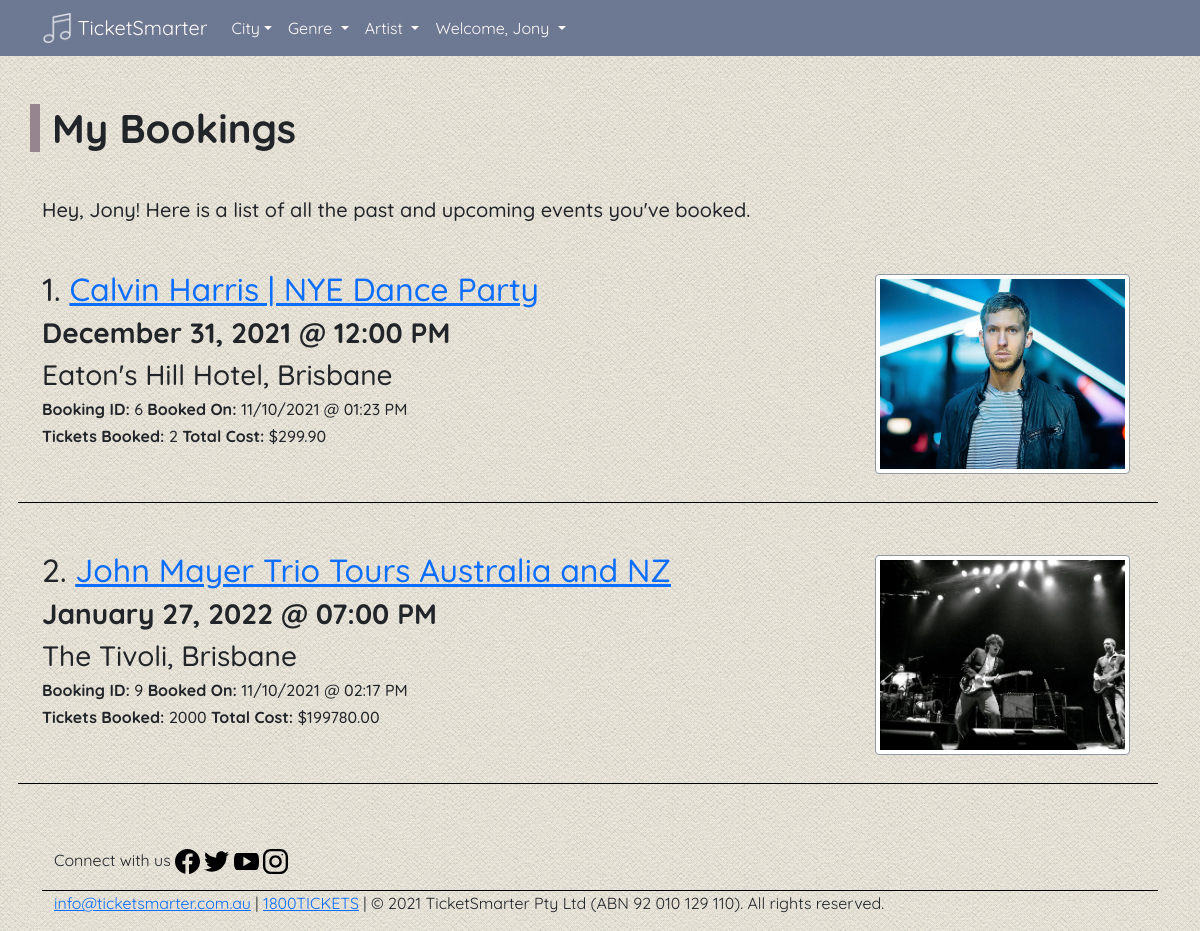
Screenshot of /my_bookings (signed in) with the database file from the repository.
### bookings/models.py (models this page shows, shortened)
class User(UserMixin, db.Model):
    __tablename__ = 'users'  # good practice to specify table name
    id = db.Column(db.Integer, primary_key=True, nullable=False)
    name = db.Column(db.String(100), index=True, unique=True, nullable=False)
    emailid = db.Column(db.String(100), index=True, nullable=False)
    password_hash = db.Column(db.String(255), nullable=False)
    phone = db.Column(db.String(15), nullable=False)
    address = db.Column(db.String(500), nullable=False)
    comments = db.relationship('Comment', backref='user')
    created_events = db.relationship('Event', backref='user', viewonly=True)
    created_bookings = db.relationship('Booking', backref='user')

class Booking(db.Model):
    __tablename__ = 'bookings'
    id = db.Column(db.Integer, primary_key=True)
    tickets_booked = db.Column(db.Integer, nullable=False)
    booked_on = db.Column(db.DateTime, default=datetime.now(), nullable=False)
    booked_event = db.relationship('Event', backref='bookings')
    user_id = db.Column(db.Integer, db.ForeignKey('users.id'), nullable=False)
    event_id = db.Column(db.Integer, db.ForeignKey(
        'events.id'), nullable=False)

class Event(db.Model):
    __tablename__ = 'events'
    id = db.Column(db.Integer, primary_key=True, nullable=False)
    title = db.Column(db.String(100), index=True, unique=True, nullable=False)
    date = db.Column(db.DateTime, nullable=False)
    headliner = db.Column(db.String(80), index=True, nullable=False)
    venue = db.Column(db.String(80), nullable=False)
    description = db.Column(db.String(2000), nullable=False)
    image = db.Column(db.String(400), default='/static/images/live.jpg')
    total_tickets = db.Column(db.Integer, nullable=False)
    tickets_booked = db.Column(db.Integer, default=0, nullable=False)
    tickets_remaining = db.Column(db.Integer, nullable=False)
    price = db.Column(db.Float, nullable=False)
    event_status = db.Column(db.Enum(EventStatus))
    event_genre = db.Column(db.Enum(EventGenre))
    event_city = db.Column(db.Enum(EventCity))
    created_on = db.Column(db.DateTime, default=datetime.now())
    comments = db.relationship('Comment', backref='event')
    users = db.relationship('User', backref='event')
    booking = db.relationship('Booking', backref='event', viewonly=True)
    user_id = db.Column(db.Integer, db.ForeignKey('users.id'), nullable=False)

### bookings/views.py (the view)
@mainbp.route('/my_bookings')
@login_required
def my_bookings():
    return render_template('events/my_events.html', heading='My Bookings', bookings=current_user.created_bookings)

### bookings/templates/events/my_events.html (shortened to what this page needs)
{% extends 'base.html' %}
{% block content %}
{% if heading == 'My Bookings' %}
<br>
<div id='page-container' class="container">
    <div class='row'>
        <h1>{{heading}}</h1>
        <p>
        <h5>Hey, {{username}}! {% if bookings|length == 0 %}
            <h5>You haven't booked any events!</h5>
            <h5><a href='{{url_for("events.view_all_events")}}'>Click here to get started.</a></h5>
            {% else %} Here is a list of all the past and upcoming events you've booked.
        </h5>
        </p>
    </div>
    {% for booking in bookings %}
    <br>
    <div class='row'>
        <div id='event-history-name' class='row border-bottom'>
            <div class='col-sm-12 col-md-9'>
                <h2>{{loop.index}}. <a
                        href='{{url_for("events.show", id=booking.booked_event.id)}}'>{{booking.booked_event.title}}</a>
                </h2>
                <h3><strong>{{booking.booked_event.date.strftime('%B %d, %Y @ %#I:%M
                        %p')}}</strong></h3>
                <h3>{{booking.booked_event.venue}}, {{booking.booked_event.event_city.name.title()}}</h3>
                <h6><strong>Booking ID: </strong>{{booking.id}} <strong>Booked On:
                    </strong>{{booking.booked_on.strftime('%d/%m/%Y @ %#I:%M %p')}}</h6>
                <h6><strong>Tickets Booked: </strong>{{booking.tickets_booked}} <strong>Total Cost:
                    </strong>{{"$%.2f"|format(booking.tickets_booked*booking.event.price)}}</h6>
            </div>
            <div class='col-sm-12 col-md-3'>
                <img src='{{booking.booked_event.image}}' class='img-fluid img-thumbnail rounded'>
            </div>
            <p></p><br>
        </div>
    </div>
    <br> {% endfor %} {% endif %}
</div>
{% endif %} {% endblock %}

### bookings/templates/base.html (shortened to what this page needs)
<!doctype html>
<html lang='en'>
<head>
    <link href="https://cdn.jsdelivr.net/npm/bootstrap@5.1.1/dist/css/bootstrap.min.css" rel="stylesheet"
>
    <link rel='stylesheet' href='{{url_for("static", filename="css/style.css")}}' />
</head>
<body>
    <header>
        <nav class='navbar navbar-expand-lg navbar-dark'>
            <div class='container'>
                <a class='navbar-brand' href='/'><img src='{{url_for("static", filename="images/icon.png")}}' width='30'
                        height='30' class='d-inline-block align-top' alt=''> TicketSmarter</a>
                <div class='collapse navbar-collapse in' id='navbarSupportedContent'>
                    <ul class='navbar-nav me-auto mb-2 mb-lg-0'>
                        <li class='nav-item dropdown'>
                            <a class='nav-link dropdown-toggle' href='#' id='navbarDropdown' role='button'
                                data-bs-toggle='dropdown' aria-expanded='false'>City</a>
                        </li>
                        <li class='nav-item dropdown'>
                            <a class='nav-link dropdown-toggle' href='#' id='navbarDropdown' role='button'
                                data-bs-toggle='dropdown' aria-expanded='false'>
                                Genre
                            </a>
                        </li>
                        <li class='nav-item dropdown'>
                            <a class='nav-link dropdown-toggle' href='#' id='navbarDropdown' role='button'
                                data-bs-toggle='dropdown' aria-expanded='false'>
                                Artist
                            </a>
                        </li>
                        <li class='nav-item dropdown'>
                            <a class='nav-link dropdown-toggle' href='{{url_for("auth.login")}}' id='navbarDropdown'
                                role='button' data-bs-toggle='dropdown' aria-expanded='false'>
                                {% if username|lower == 'guest' %}
                                Sign In
                                {% else %}
                                Welcome, {{ username }}
                                {% endif %}
                            </a>
                        </li>
                    </ul>
                </div>
            </div>
        </nav>
    </header>
    <main>
        <br>
        {% block content %}
        {% endblock %}
    </main>
    <footer>
        <div class="container">
            <div id="footer">
                <div class="container footer navbar-fixed-bottom">
                    <div class='row'>
                        <div class='col border-bottom'>
                            <p>
                                Connect with us
                                <a target="" title="Facebook">
                                    <img src="{{url_for('static', filename='images/facebook.svg')}}" alt="Facebook"
                                        height="25" width="25" />
                                </a>
                                <a target="" title="Twitter">
                                    <img src="{{url_for('static', filename='images/twitter.svg')}}" alt="Twitter"
                                        height="25" width="25" />
                                </a>
                                <a target="" title="Youtube">
                                    <img src="{{url_for('static', filename='images/youtube.svg')}}" alt="Youtube"
                                        height="25" width="25">
                                </a>
                                <a target="" title="Instagram">
                                    <img src="{{url_for('static', filename='images/instagram.svg')}}" alt="Instagram"
                                        height="25" width="25" />
                                </a>
                            </p>
                        </div>
                        <div class='row'>
                            <p><a href='mailto:info@ticketsmarter.com.au'>info@ticketsmarter.com.au</a> | <a
                                    href='tel:18008425387'>1800TICKETS</a> | &copy; 2021 TicketSmarter Pty Ltd (ABN 92
                                010 129 110). All rights reserved.</p>
                        </div>
                    </div>
                </div>
            </div>
    </footer>
</body>
</html>

### bookings/static/css/style.css (style rules this page uses)
html, body { font-family: "Quicksand", sans-serif; }
body { background-image: url("/static/images/bkgnd.png"); }
main { padding-bottom: 40px; }
h1 { font-weight: 900; border-left: 10px solid #96858f; padding-left: 10px; margin-bottom: 30px; }
.navbar { background-color: #6d7993; color: #000000; }
.nav-link { color: #fffafa !important; }
.border-bottom { border-bottom: 1px solid #000000 !important; }
.img-thumbnail { display: block; min-height: 200px; object-fit: cover; width: auto; height: auto; float: right; margin: 0.25rem; }
.img-thumbnail { border-color: #9099a2; }
.navbar-brand { color: #fffafa !important; }
#page-container { min-height: 70vh; }

### rows the page displays
User: name "Jony"
Booking: booked_event "Calvin Harris | NYE Dance Party", booked_event "December 31, 2021 @ 12:00 PM", booked_event.venue "Eaton's Hill Hotel", booked_event.event_city.name "Brisbane", id "6", booked_on "11/10/2021 @ 01:23 PM", tickets_booked "2", booking.tickets_booked*booking.event.price "$299.90", booked_event.image (picture)
Booking: booked_event "John Mayer Trio Tours Australia and NZ", booked_event "January 27, 2022 @ 07:00 PM", booked_event.venue "The Tivoli", booked_event.event_city.name "Brisbane", id "9", booked_on "11/10/2021 @ 02:17 PM", tickets_booked "2000", booking.tickets_booked*booking.event.price "$199780.00", booked_event.image (picture)

### other values shown
{{ heading }} "My Bookings"
